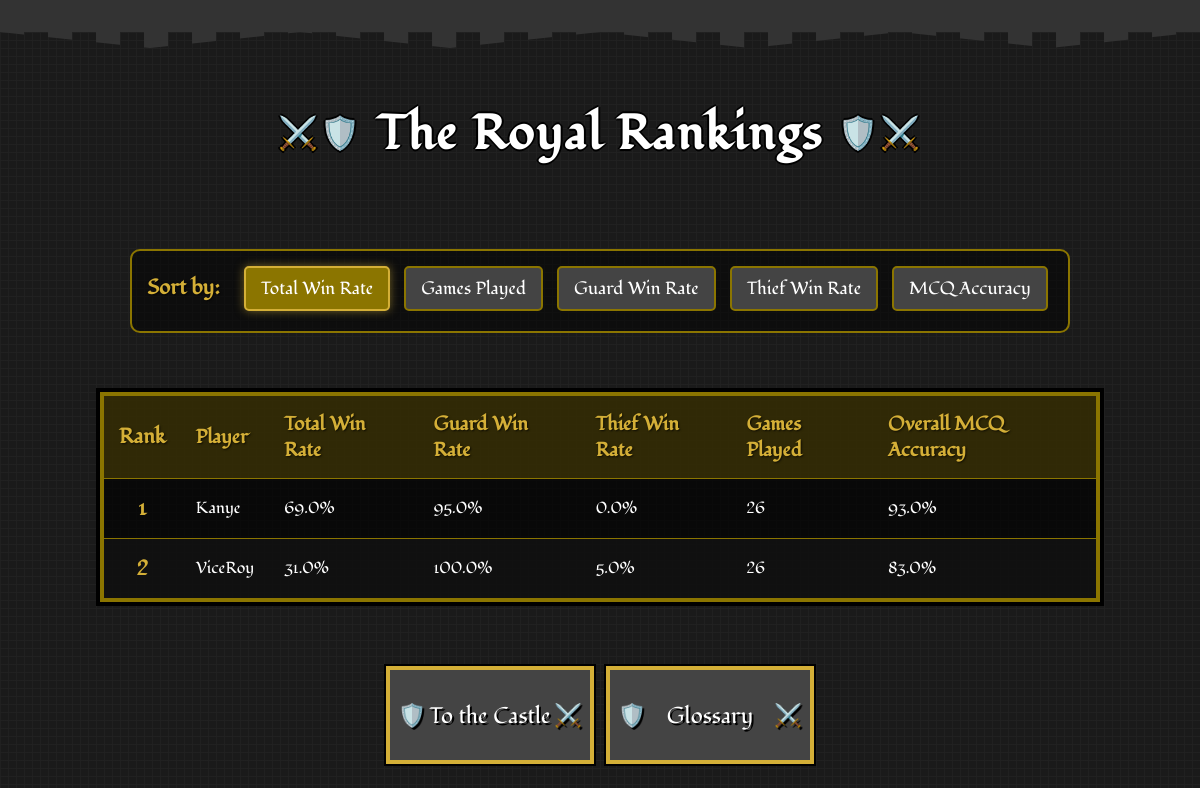
The page /leaderboard on the database as committed earlier.
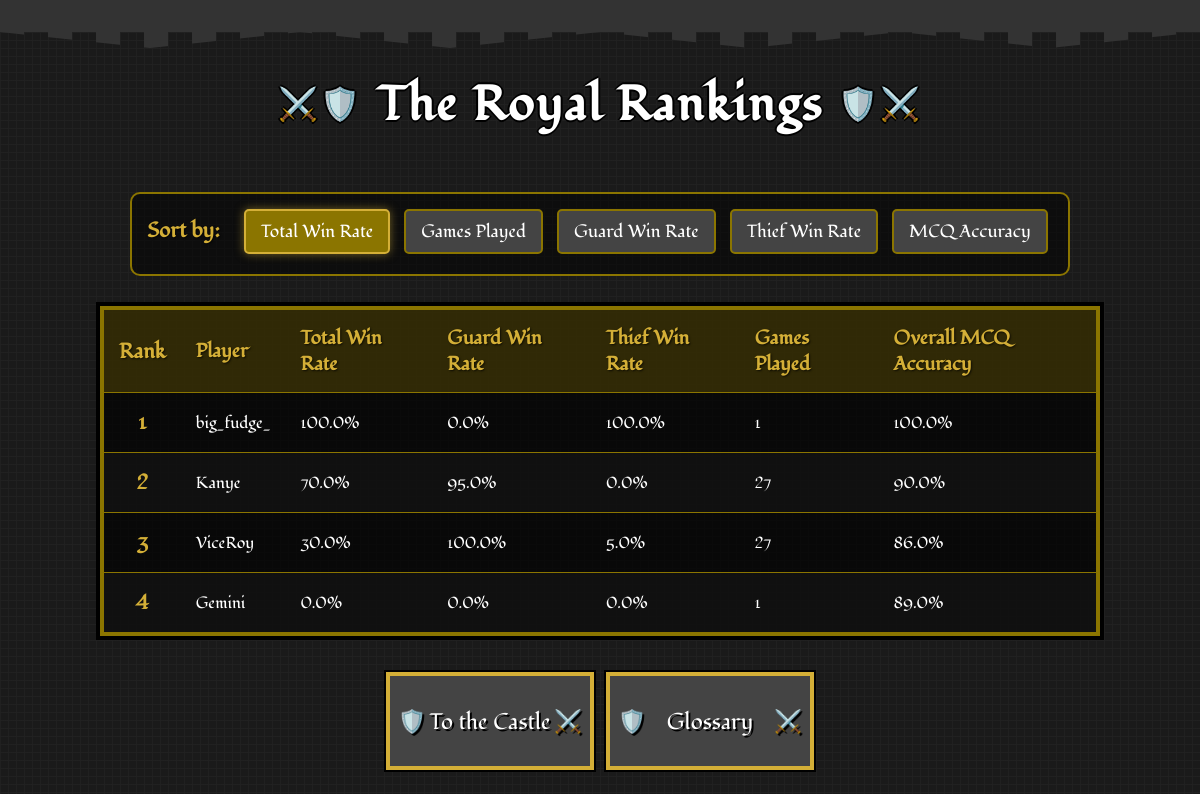
The same page on the database as committed later.
### app.py (models this page shows)
class PlayerStats(db.Model):
    id = db.Column(db.Integer, primary_key=True)
    user_id = db.Column(db.Integer, db.ForeignKey('user.id'), nullable=False)
    total_games_played = db.Column(db.Integer, default=0)
    games_played_as_guard = db.Column(db.Integer, default=0)
    games_played_as_thief = db.Column(db.Integer, default=0)
    total_games_won = db.Column(db.Integer, default=0)
    total_games_won_as_guard = db.Column(db.Integer, default=0)
    total_games_won_as_thief = db.Column(db.Integer, default=0)
    total_win_rate = db.Column(db.Float, default=0.0)
    win_rate_as_guard = db.Column(db.Float, default=0.0)
    win_rate_as_thief = db.Column(db.Float, default=0.0)
    total_answer_accuracy = db.Column(db.Float, default=0.0)
    total_questions_attempted = db.Column(db.Integer, default=0)
    total_right_answers = db.Column(db.Integer, default=0)
    game_right_answers = db.Column(db.Integer, default=0)
    game_total_questions = db.Column(db.Integer, default=0)
    answer_accuracy_in_last_game = db.Column(db.Float, default=0.0)

class User(db.Model):
    id = db.Column(db.Integer, primary_key=True)
    username = db.Column(db.String(40), unique=True, nullable=False)
    password_hash = db.Column(db.String(200), nullable=False)
    stats = db.relationship('PlayerStats', backref='user', uselist=False)

### app.py (the view)
@app.route('/leaderboard')
def leaderboard():
    sort_by = request.args.get('sort_by', 'total_win_rate')
    sort_options = {
        'games_played': PlayerStats.total_games_played,
        'total_win_rate': PlayerStats.total_win_rate,
        'win_rate_as_guard': PlayerStats.win_rate_as_guard,
        'win_rate_as_thief': PlayerStats.win_rate_as_thief,
        'mcq_accuracy': PlayerStats.total_answer_accuracy
    }
    sort_column = sort_options.get(sort_by, PlayerStats.total_win_rate)
    leaderboard_data = db.session.query(PlayerStats, User)\
        .join(User, PlayerStats.user_id == User.id)\
        .order_by(sort_column.desc())\
        .limit(20)\
        .all()
    return render_template('leaderboard.html',
                           leaderboard_data=leaderboard_data,
                           current_sort=sort_by)

### templates/leaderboard.html (shortened to what this page needs)
<!DOCTYPE html>
<html lang="en">
<head>
    <link rel="stylesheet" href="static/css/style.css">
    <link rel="stylesheet" href="static/css/leaderboard.css">
    <link rel="stylesheet" href="static/css/game-over.css">
</head>
<body>
    <div class="castle-top"></div>
    <h1>The Royal Rankings</h1>
    <div class="filters">
        <strong>Sort by:</strong>
        <a href="{{ url_for('leaderboard', sort_by='total_win_rate') }}"
           class="{{ 'active' if current_sort == 'total_win_rate' }}">Total Win Rate</a>
        <a href="{{ url_for('leaderboard', sort_by='games_played') }}"
           class="{{ 'active' if current_sort == 'games_played' }}">Games Played</a>
        <a href="{{ url_for('leaderboard', sort_by='win_rate_as_guard') }}"
           class="{{ 'active' if current_sort == 'win_rate_as_guard' }}">Guard Win Rate</a>
        <a href="{{ url_for('leaderboard', sort_by='win_rate_as_thief') }}"
           class="{{ 'active' if current_sort == 'win_rate_as_thief' }}">Thief Win Rate</a>
        <a href="{{ url_for('leaderboard', sort_by='mcq_accuracy') }}"
           class="{{ 'active' if current_sort == 'mcq_accuracy' }}">MCQ Accuracy</a>
    </div>
    <table>
        <thead>
            <tr>
                <th class="rank">Rank</th>
                <th>Player</th>
                <th>Total Win Rate</th>
                <th>Guard Win Rate</th>
                <th>Thief Win Rate</th>
                <th>Games Played</th>
                <th>Overall MCQ Accuracy</th>
            </tr>
        </thead>
        <tbody>
            {% for stats, user in leaderboard_data %}
            <tr>
                <td class="rank">{{ loop.index }}</td>
                <td>{{ user.username }}</td>
                <td>{{ stats.total_win_rate }}%</td>
                <td>{{ stats.win_rate_as_guard }}%</td>
                <td>{{ stats.win_rate_as_thief }}%</td>
                <td>{{ stats.total_games_played }}</td>
                <td>{{ stats.total_answer_accuracy }}%</td>
            </tr>
            {% else %}
            <tr>
                <td colspan="7" style="text-align: center;">No player data available yet.</td>
            </tr>
            {% endfor %}
        </tbody>
    </table>
    <div class="button-container">
        <a href="{{ url_for('home') }}"><button class="shield-btn game-over-btn">To the Castle</button></a>
        <a href="{{ url_for('glossary') }}"><button class="shield-btn game-over-btn">Glossary</button></a>
    </div>
</body>
</html>

### static/css/style.css (style rules this page uses)
body { font-family: "Fondamento", serif; background-color: #1a1a1a; background-image: linear-gradient(90deg, rgba(34,34,34,0.8) 1px, transparent 1px), linear-gradient(rgba(34,34,34,0.8) 1px, transparent 1px); background-size: 8px 8px; color: white; margin: 0; padding: 0; text-align: center; position: relative; min-height: 100vh; display: flex; flex-direction: column; justify-content: space-between; }
.castle-top { height: 32px; background-color: #333; position: relative; margin-bottom: 16px; image-rendering: pixelated; }
.castle-top::before { content: ""; position: absolute; top: 100%; left: 0; right: 0; height: 16px; background-image: repeating-linear-gradient(90deg, #333 0px, #333 24px, transparent 24px, transparent 48px); background-size: 48px 16px; clip-path: polygon( 0% 0%, 12.5% 100%, 25% 0%, 37.5% 100%, 50% 0%, 62.5% 100%, 75% 0%, 87.5% 100%, 100% 0% ); image-rendering: pixelated; }
h1 { font-family: "Fondamento", serif; text-align: center; font-size: 3rem; color: white; text-shadow: 2px 0 #000, -2px 0 #000, 0 2px #000, 0 -2px #000; margin: 24px 0; letter-spacing: 2px; position: relative; image-rendering: pixelated; }
h1::before { content: "⚔️🛡️"; font-size: 2rem; position: relative; top: -5px; margin: 0 15px; }
h1::after { content: "🛡️⚔️"; font-size: 2rem; position: relative; top: -5px; margin: 0 15px; }
button.shield-btn { font-family: "Fondamento", serif; background-color: #444; color: white; border: none; box-shadow: 0 0 0 4px #d4af37, 0 0 0 6px #000; padding: 14px 22px; margin: 10px; font-size: 1.4rem; cursor: pointer; position: relative; transition: all 0.2s steps(5); text-shadow: 2px 2px 0 #000; width: 200px; height: 90px; image-rendering: pixelated; }
button.shield-btn::before { content: "🛡️ "; position: absolute; left: 8px; top: 50%; transform: translateY(-50%); }

### static/css/leaderboard.css (style rules this page uses)
body { font-family: "Fondamento", serif; background-color: #1a1a1a; background-image: linear-gradient(90deg, rgba(34,34,34,0.8) 1px, transparent 1px), linear-gradient(rgba(34,34,34,0.8) 1px, transparent 1px); background-size: 8px 8px; color: white; margin: 0; padding: 0; text-align: center; }
h1 { font-family: "Fondamento", serif; text-align: center; font-size: 3rem; color: white; text-shadow: 2px 0 #000, -2px 0 #000, 0 2px #000, 0 -2px #000; margin: 24px 0; letter-spacing: 2px; }
.filters { text-align: center; margin: 30px auto; max-width: 1000px; background-color: rgba(0, 0, 0, 0.5); padding: 15px; border: 2px solid #8b7500; border-radius: 10px; }
.filters strong { color: #d4af37; font-size: 1.3rem; margin-right: 15px; text-shadow: 1px 1px 2px rgba(0, 0, 0, 0.7); }
.filters a { font-family: "Fondamento", serif; text-decoration: none; padding: 8px 15px; margin: 0 5px; border-radius: 5px; background-color: #444; color: white; border: 2px solid #8b7500; transition: all 0.2s; font-size: 1.1rem; display: inline-block; margin-bottom: 5px; }
.filters a.active { background-color: #8b7500; color: white; border-color: #d4af37; box-shadow: 0 0 10px rgba(212, 175, 55, 0.5); }
table { width: 100%; max-width: 1000px; margin: 0 auto; border-collapse: collapse; background-color: rgba(0, 0, 0, 0.7); border: 4px solid #8b7500; box-shadow: 0 0 0 4px #000; }
th, td { padding: 15px; text-align: left; border-bottom: 1px solid #8b7500; }
thead th { background-color: rgba(139, 117, 0, 0.3); color: #d4af37; font-weight: bold; text-shadow: 1px 1px 2px rgba(0, 0, 0, 0.7); font-size: 1.2rem; }
tbody tr:nth-child(even) { background-color: rgba(34, 34, 34, 0.3); }
.rank { font-weight: bold; text-align: center; color: #d4af37; font-size: 1.3rem; }
.button-container { display: flex; justify-content: center; margin: 30px auto; }
.shield-btn { font-family: "Fondamento", serif; background-color: #444; color: white; border: none; box-shadow: 0 0 0 4px #d4af37, 0 0 0 6px #000; padding: 14px 22px; margin: 10px; font-size: 1.4rem; cursor: pointer; position: relative; transition: all 0.2s steps(5); text-shadow: 2px 2px 0 #000; }

### static/css/game-over.css (style rules this page uses)
button.game-over-btn::after { content: "⚔️"; position: absolute; right: 8px; top: 50%; transform: translateY(-50%); }

Rows that differ between the two databases and show on the page:
added PlayerStats: username "big_fudge_", total_win_rate "100.0", win_rate_as_guard "0.0", win_rate_as_thief "100.0", total_games_played "1", total_answer_accuracy "100.0"
changed PlayerStats "Kanye": total_win_rate "69.0" → "70.0"; total_games_played "26" → "27"; total_answer_accuracy "93.0" → "90.0"
changed PlayerStats "ViceRoy": total_win_rate "31.0" → "30.0"; total_games_played "26" → "27"; total_answer_accuracy "83.0" → "86.0"
added PlayerStats: username "Gemini", total_win_rate "0.0", win_rate_as_guard "0.0", win_rate_as_thief "0.0", total_games_played "1", total_answer_accuracy "89.0"
